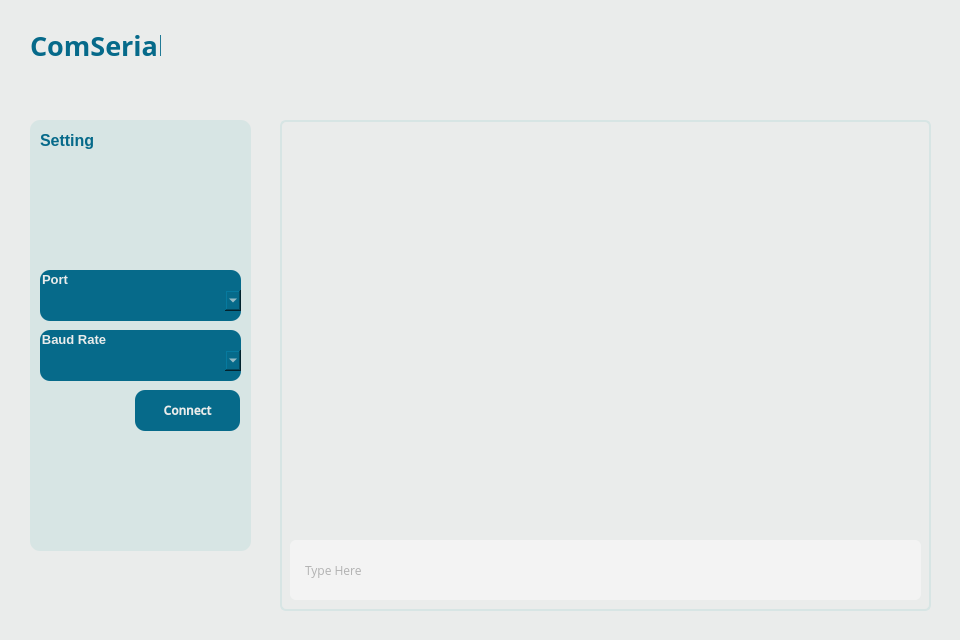
<?xml version="1.0" encoding="UTF-8"?>
<ui version="4.0">
 <class>Main</class>
 <widget class="QMainWindow" name="Main">
  <property name="geometry">
   <rect>
    <x>0</x>
    <y>0</y>
    <width>960</width>
    <height>640</height>
   </rect>
  </property>
  <property name="minimumSize">
   <size>
    <width>960</width>
    <height>640</height>
   </size>
  </property>
  <property name="maximumSize">
   <size>
    <width>960</width>
    <height>640</height>
   </size>
  </property>
  <property name="windowTitle">
   <string>ComSerial</string>
  </property>
  <property name="styleSheet">
   <string notr="true">background-color: rgb(234, 236, 235);</string>
  </property>
  <property name="iconSize">
   <size>
    <width>48</width>
    <height>48</height>
   </size>
  </property>
  <widget class="QWidget" name="centralwidget">
   <widget class="QLabel" name="Lbl_Title">
    <property name="geometry">
     <rect>
      <x>30</x>
      <y>30</y>
      <width>131</width>
      <height>31</height>
     </rect>
    </property>
    <property name="font">
     <font>
      <family>Segoe UI Black</family>
      <pointsize>20</pointsize>
      <weight>75</weight>
      <bold>true</bold>
     </font>
    </property>
    <property name="styleSheet">
     <string notr="true">color: rgb(6, 106, 138);</string>
    </property>
    <property name="text">
     <string>ComSerial</string>
    </property>
   </widget>
   <widget class="QFrame" name="Pnl_Setting">
    <property name="geometry">
     <rect>
      <x>30</x>
      <y>120</y>
      <width>221</width>
      <height>431</height>
     </rect>
    </property>
    <property name="styleSheet">
     <string notr="true">border-radius: 10px;
background-color: rgb(215, 229, 228);</string>
    </property>
    <property name="frameShape">
     <enum>QFrame::StyledPanel</enum>
    </property>
    <property name="frameShadow">
     <enum>QFrame::Raised</enum>
    </property>
    <widget class="QLabel" name="Lbl_Setting">
     <property name="geometry">
      <rect>
       <x>10</x>
       <y>10</y>
       <width>61</width>
       <height>21</height>
      </rect>
     </property>
     <property name="font">
      <font>
       <family>Segoe UI</family>
       <pointsize>12</pointsize>
       <weight>75</weight>
       <bold>true</bold>
      </font>
     </property>
     <property name="styleSheet">
      <string notr="true">color: rgb(6, 106, 138);</string>
     </property>
     <property name="text">
      <string>Setting</string>
     </property>
    </widget>
    <widget class="QGroupBox" name="Pnl_Port">
     <property name="geometry">
      <rect>
       <x>10</x>
       <y>150</y>
       <width>201</width>
       <height>51</height>
      </rect>
     </property>
     <property name="font">
      <font>
       <family>Segoe UI</family>
       <pointsize>10</pointsize>
       <weight>75</weight>
       <bold>true</bold>
      </font>
     </property>
     <property name="styleSheet">
      <string notr="true">background-color:  rgb(6, 106, 138);
color: rgb(234, 236, 235);</string>
     </property>
     <property name="title">
      <string>Port</string>
     </property>
     <widget class="QComboBox" name="Cbx_Port">
      <property name="geometry">
       <rect>
        <x>0</x>
        <y>20</y>
        <width>201</width>
        <height>21</height>
       </rect>
      </property>
      <property name="styleSheet">
       <string notr="true"/>
      </property>
      <property name="frame">
       <bool>false</bool>
      </property>
     </widget>
    </widget>
    <widget class="QGroupBox" name="Pnl_Baud">
     <property name="geometry">
      <rect>
       <x>10</x>
       <y>210</y>
       <width>201</width>
       <height>51</height>
      </rect>
     </property>
     <property name="font">
      <font>
       <family>Segoe UI</family>
       <pointsize>10</pointsize>
       <weight>75</weight>
       <bold>true</bold>
      </font>
     </property>
     <property name="styleSheet">
      <string notr="true">background-color:  rgb(6, 106, 138);
color: rgb(234, 236, 235);</string>
     </property>
     <property name="title">
      <string>Baud Rate</string>
     </property>
     <widget class="QComboBox" name="Cbx_Baud">
      <property name="geometry">
       <rect>
        <x>0</x>
        <y>20</y>
        <width>201</width>
        <height>21</height>
       </rect>
      </property>
      <property name="styleSheet">
       <string notr="true"/>
      </property>
      <property name="frame">
       <bool>false</bool>
      </property>
     </widget>
    </widget>
    <widget class="QPushButton" name="Btn_Connect">
     <property name="geometry">
      <rect>
       <x>105</x>
       <y>270</y>
       <width>105</width>
       <height>41</height>
      </rect>
     </property>
     <property name="minimumSize">
      <size>
       <width>0</width>
       <height>0</height>
      </size>
     </property>
     <property name="maximumSize">
      <size>
       <width>16777215</width>
       <height>16777215</height>
      </size>
     </property>
     <property name="baseSize">
      <size>
       <width>-1</width>
       <height>0</height>
      </size>
     </property>
     <property name="palette">
      <palette>
       <active>
        <colorrole role="WindowText">
         <brush brushstyle="SolidPattern">
          <color alpha="255">
           <red>234</red>
           <green>236</green>
           <blue>235</blue>
          </color>
         </brush>
        </colorrole>
        <colorrole role="Button">
         <brush brushstyle="SolidPattern">
          <color alpha="255">
           <red>6</red>
           <green>106</green>
           <blue>138</blue>
          </color>
         </brush>
        </colorrole>
        <colorrole role="Light">
         <brush brushstyle="SolidPattern">
          <color alpha="255">
           <red>214</red>
           <green>231</green>
           <blue>255</blue>
          </color>
         </brush>
        </colorrole>
        <colorrole role="Midlight">
         <brush brushstyle="SolidPattern">
          <color alpha="255">
           <red>154</red>
           <green>194</green>
           <blue>251</blue>
          </color>
         </brush>
        </colorrole>
        <colorrole role="Dark">
         <brush brushstyle="SolidPattern">
          <color alpha="255">
           <red>47</red>
           <green>78</green>
           <blue>123</blue>
          </color>
         </brush>
        </colorrole>
        <colorrole role="Mid">
         <brush brushstyle="SolidPattern">
          <color alpha="255">
           <red>63</red>
           <green>105</green>
           <blue>165</blue>
          </color>
         </brush>
        </colorrole>
        <colorrole role="Text">
         <brush brushstyle="SolidPattern">
          <color alpha="255">
           <red>234</red>
           <green>236</green>
           <blue>235</blue>
          </color>
         </brush>
        </colorrole>
        <colorrole role="BrightText">
         <brush brushstyle="SolidPattern">
          <color alpha="255">
           <red>255</red>
           <green>255</green>
           <blue>255</blue>
          </color>
         </brush>
        </colorrole>
        <colorrole role="ButtonText">
         <brush brushstyle="SolidPattern">
          <color alpha="255">
           <red>234</red>
           <green>236</green>
           <blue>235</blue>
          </color>
         </brush>
        </colorrole>
        <colorrole role="Base">
         <brush brushstyle="SolidPattern">
          <color alpha="255">
           <red>6</red>
           <green>106</green>
           <blue>138</blue>
          </color>
         </brush>
        </colorrole>
        <colorrole role="Window">
         <brush brushstyle="SolidPattern">
          <color alpha="255">
           <red>6</red>
           <green>106</green>
           <blue>138</blue>
          </color>
         </brush>
        </colorrole>
        <colorrole role="Shadow">
         <brush brushstyle="SolidPattern">
          <color alpha="255">
           <red>0</red>
           <green>0</green>
           <blue>0</blue>
          </color>
         </brush>
        </colorrole>
        <colorrole role="AlternateBase">
         <brush brushstyle="SolidPattern">
          <color alpha="255">
           <red>22</red>
           <green>135</green>
           <blue>167</blue>
          </color>
         </brush>
        </colorrole>
        <colorrole role="ToolTipBase">
         <brush brushstyle="SolidPattern">
          <color alpha="255">
           <red>255</red>
           <green>255</green>
           <blue>220</blue>
          </color>
         </brush>
        </colorrole>
        <colorrole role="ToolTipText">
         <brush brushstyle="SolidPattern">
          <color alpha="255">
           <red>0</red>
           <green>0</green>
           <blue>0</blue>
          </color>
         </brush>
        </colorrole>
        <colorrole role="PlaceholderText">
         <brush brushstyle="SolidPattern">
          <color alpha="128">
           <red>0</red>
           <green>0</green>
           <blue>0</blue>
          </color>
         </brush>
        </colorrole>
       </active>
       <inactive>
        <colorrole role="WindowText">
         <brush brushstyle="SolidPattern">
          <color alpha="255">
           <red>234</red>
           <green>236</green>
           <blue>235</blue>
          </color>
         </brush>
        </colorrole>
        <colorrole role="Button">
         <brush brushstyle="SolidPattern">
          <color alpha="255">
           <red>6</red>
           <green>106</green>
           <blue>138</blue>
          </color>
         </brush>
        </colorrole>
        <colorrole role="Light">
         <brush brushstyle="SolidPattern">
          <color alpha="255">
           <red>214</red>
           <green>231</green>
           <blue>255</blue>
          </color>
         </brush>
        </colorrole>
        <colorrole role="Midlight">
         <brush brushstyle="SolidPattern">
          <color alpha="255">
           <red>154</red>
           <green>194</green>
           <blue>251</blue>
          </color>
         </brush>
        </colorrole>
        <colorrole role="Dark">
         <brush brushstyle="SolidPattern">
          <color alpha="255">
           <red>47</red>
           <green>78</green>
           <blue>123</blue>
          </color>
         </brush>
        </colorrole>
        <colorrole role="Mid">
         <brush brushstyle="SolidPattern">
          <color alpha="255">
           <red>63</red>
           <green>105</green>
           <blue>165</blue>
          </color>
         </brush>
        </colorrole>
        <colorrole role="Text">
         <brush brushstyle="SolidPattern">
          <color alpha="255">
           <red>234</red>
           <green>236</green>
           <blue>235</blue>
          </color>
         </brush>
        </colorrole>
        <colorrole role="BrightText">
         <brush brushstyle="SolidPattern">
          <color alpha="255">
           <red>255</red>
           <green>255</green>
           <blue>255</blue>
          </color>
         </brush>
        </colorrole>
        <colorrole role="ButtonText">
         <brush brushstyle="SolidPattern">
          <color alpha="255">
           <red>234</red>
           <green>236</green>
           <blue>235</blue>
          </color>
         </brush>
        </colorrole>
        <colorrole role="Base">
         <brush brushstyle="SolidPattern">
          <color alpha="255">
           <red>6</red>
           <green>106</green>
           <blue>138</blue>
          </color>
         </brush>
        </colorrole>
        <colorrole role="Window">
         <brush brushstyle="SolidPattern">
          <color alpha="255">
           <red>6</red>
           <green>106</green>
           <blue>138</blue>
          </color>
         </brush>
        </colorrole>
        <colorrole role="Shadow">
         <brush brushstyle="SolidPattern">
          <color alpha="255">
           <red>0</red>
           <green>0</green>
           <blue>0</blue>
          </color>
         </brush>
        </colorrole>
        <colorrole role="AlternateBase">
         <brush brushstyle="SolidPattern">
          <color alpha="255">
           <red>22</red>
           <green>135</green>
           <blue>167</blue>
          </color>
         </brush>
        </colorrole>
        <colorrole role="ToolTipBase">
         <brush brushstyle="SolidPattern">
          <color alpha="255">
           <red>255</red>
           <green>255</green>
           <blue>220</blue>
          </color>
         </brush>
        </colorrole>
        <colorrole role="ToolTipText">
         <brush brushstyle="SolidPattern">
          <color alpha="255">
           <red>0</red>
           <green>0</green>
           <blue>0</blue>
          </color>
         </brush>
        </colorrole>
        <colorrole role="PlaceholderText">
         <brush brushstyle="SolidPattern">
          <color alpha="128">
           <red>0</red>
           <green>0</green>
           <blue>0</blue>
          </color>
         </brush>
        </colorrole>
       </inactive>
       <disabled>
        <colorrole role="WindowText">
         <brush brushstyle="SolidPattern">
          <color alpha="255">
           <red>234</red>
           <green>236</green>
           <blue>235</blue>
          </color>
         </brush>
        </colorrole>
        <colorrole role="Button">
         <brush brushstyle="SolidPattern">
          <color alpha="255">
           <red>6</red>
           <green>106</green>
           <blue>138</blue>
          </color>
         </brush>
        </colorrole>
        <colorrole role="Light">
         <brush brushstyle="SolidPattern">
          <color alpha="255">
           <red>214</red>
           <green>231</green>
           <blue>255</blue>
          </color>
         </brush>
        </colorrole>
        <colorrole role="Midlight">
         <brush brushstyle="SolidPattern">
          <color alpha="255">
           <red>154</red>
           <green>194</green>
           <blue>251</blue>
          </color>
         </brush>
        </colorrole>
        <colorrole role="Dark">
         <brush brushstyle="SolidPattern">
          <color alpha="255">
           <red>47</red>
           <green>78</green>
           <blue>123</blue>
          </color>
         </brush>
        </colorrole>
        <colorrole role="Mid">
         <brush brushstyle="SolidPattern">
          <color alpha="255">
           <red>63</red>
           <green>105</green>
           <blue>165</blue>
          </color>
         </brush>
        </colorrole>
        <colorrole role="Text">
         <brush brushstyle="SolidPattern">
          <color alpha="255">
           <red>234</red>
           <green>236</green>
           <blue>235</blue>
          </color>
         </brush>
        </colorrole>
        <colorrole role="BrightText">
         <brush brushstyle="SolidPattern">
          <color alpha="255">
           <red>255</red>
           <green>255</green>
           <blue>255</blue>
          </color>
         </brush>
        </colorrole>
        <colorrole role="ButtonText">
         <brush brushstyle="SolidPattern">
          <color alpha="255">
           <red>234</red>
           <green>236</green>
           <blue>235</blue>
          </color>
         </brush>
        </colorrole>
        <colorrole role="Base">
         <brush brushstyle="SolidPattern">
          <color alpha="255">
           <red>6</red>
           <green>106</green>
           <blue>138</blue>
          </color>
         </brush>
        </colorrole>
        <colorrole role="Window">
         <brush brushstyle="SolidPattern">
          <color alpha="255">
           <red>6</red>
           <green>106</green>
           <blue>138</blue>
          </color>
         </brush>
        </colorrole>
        <colorrole role="Shadow">
         <brush brushstyle="SolidPattern">
          <color alpha="255">
           <red>0</red>
           <green>0</green>
           <blue>0</blue>
          </color>
         </brush>
        </colorrole>
        <colorrole role="AlternateBase">
         <brush brushstyle="SolidPattern">
          <color alpha="255">
           <red>22</red>
           <green>135</green>
           <blue>167</blue>
          </color>
         </brush>
        </colorrole>
        <colorrole role="ToolTipBase">
         <brush brushstyle="SolidPattern">
          <color alpha="255">
           <red>255</red>
           <green>255</green>
           <blue>220</blue>
          </color>
         </brush>
        </colorrole>
        <colorrole role="ToolTipText">
         <brush brushstyle="SolidPattern">
          <color alpha="255">
           <red>0</red>
           <green>0</green>
           <blue>0</blue>
          </color>
         </brush>
        </colorrole>
        <colorrole role="PlaceholderText">
         <brush brushstyle="SolidPattern">
          <color alpha="128">
           <red>0</red>
           <green>0</green>
           <blue>0</blue>
          </color>
         </brush>
        </colorrole>
       </disabled>
      </palette>
     </property>
     <property name="font">
      <font>
       <family>Open Sans Semibold</family>
       <pointsize>9</pointsize>
       <weight>75</weight>
       <bold>true</bold>
      </font>
     </property>
     <property name="autoFillBackground">
      <bool>false</bool>
     </property>
     <property name="styleSheet">
      <string notr="true">background-color: rgb(6, 106, 138);
color: rgb(234, 236, 235);
border-radius: 10px;
padding: 6px</string>
     </property>
     <property name="text">
      <string>Connect</string>
     </property>
     <property name="autoDefault">
      <bool>false</bool>
     </property>
     <property name="default">
      <bool>false</bool>
     </property>
     <property name="flat">
      <bool>true</bool>
     </property>
    </widget>
    <widget class="QPushButton" name="pushButton">
     <property name="geometry">
      <rect>
       <x>60</x>
       <y>270</y>
       <width>41</width>
       <height>41</height>
      </rect>
     </property>
     <property name="text">
      <string/>
     </property>
     <property name="icon">
      <iconset resource="Res.qrc">
       <normaloff>:/Icon/Resources/Refresh.png</normaloff>:/Icon/Resources/Refresh.png</iconset>
     </property>
     <property name="iconSize">
      <size>
       <width>26</width>
       <height>26</height>
      </size>
     </property>
    </widget>
    <zorder>pushButton</zorder>
    <zorder>Lbl_Setting</zorder>
    <zorder>Pnl_Port</zorder>
    <zorder>Pnl_Baud</zorder>
    <zorder>Btn_Connect</zorder>
   </widget>
   <widget class="QFrame" name="Pnl_Serial">
    <property name="geometry">
     <rect>
      <x>280</x>
      <y>120</y>
      <width>651</width>
      <height>491</height>
     </rect>
    </property>
    <property name="styleSheet">
     <string notr="true">border-radius: 6px;
border: 2px solid rgb(215, 229, 228);</string>
    </property>
    <property name="frameShape">
     <enum>QFrame::StyledPanel</enum>
    </property>
    <property name="frameShadow">
     <enum>QFrame::Raised</enum>
    </property>
    <widget class="QPlainTextEdit" name="Txt_SRead">
     <property name="geometry">
      <rect>
       <x>10</x>
       <y>10</y>
       <width>631</width>
       <height>411</height>
      </rect>
     </property>
     <property name="font">
      <font>
       <family>Segoe UI</family>
       <pointsize>10</pointsize>
       <weight>50</weight>
       <bold>false</bold>
      </font>
     </property>
     <property name="styleSheet">
      <string notr="true">border:0px;
border-radius: 0px;
padding: 3px;
background-color: rgb(234, 236, 235);
color: rgb(6, 106, 138);</string>
     </property>
     <property name="plainText">
      <string/>
     </property>
    </widget>
    <widget class="QFrame" name="Pnl_Serial1">
     <property name="geometry">
      <rect>
       <x>10</x>
       <y>420</y>
       <width>631</width>
       <height>60</height>
      </rect>
     </property>
     <property name="styleSheet">
      <string notr="true">border:0px;
background-color: rgb(243, 243, 243);</string>
     </property>
     <property name="frameShape">
      <enum>QFrame::StyledPanel</enum>
     </property>
     <property name="frameShadow">
      <enum>QFrame::Raised</enum>
     </property>
     <widget class="QLineEdit" name="Txt_SPrint">
      <property name="geometry">
       <rect>
        <x>10</x>
        <y>10</y>
        <width>561</width>
        <height>41</height>
       </rect>
      </property>
      <property name="font">
       <font>
        <family>Open Sans</family>
        <pointsize>9</pointsize>
       </font>
      </property>
      <property name="toolTip">
       <string>&lt;html&gt;&lt;head/&gt;&lt;body&gt;&lt;p&gt;&lt;br/&gt;&lt;/p&gt;&lt;/body&gt;&lt;/html&gt;</string>
      </property>
      <property name="whatsThis">
       <string>&lt;html&gt;&lt;head/&gt;&lt;body&gt;&lt;p&gt;&lt;br/&gt;&lt;/p&gt;&lt;/body&gt;&lt;/html&gt;</string>
      </property>
      <property name="styleSheet">
       <string notr="true">border:0px;
border-radius: 0px;
padding: 3px;
color: rgb(177, 177, 177);
background-color: rgb(243, 243, 243);</string>
      </property>
      <property name="text">
       <string>Type Here</string>
      </property>
     </widget>
     <widget class="QPushButton" name="Btn_Send">
      <property name="geometry">
       <rect>
        <x>580</x>
        <y>10</y>
        <width>41</width>
        <height>41</height>
       </rect>
      </property>
      <property name="font">
       <font>
        <family>Open Sans</family>
        <pointsize>10</pointsize>
        <weight>75</weight>
        <bold>true</bold>
       </font>
      </property>
      <property name="styleSheet">
       <string notr="true">border:0px;
border-radius: 0px;
padding: 3px;
background-color: rgb(243, 243, 243);
</string>
      </property>
      <property name="text">
       <string/>
      </property>
      <property name="icon">
       <iconset resource="Res.qrc">
        <normaloff>:/Icon/Resources/Send.png</normaloff>:/Icon/Resources/Send.png</iconset>
      </property>
      <property name="iconSize">
       <size>
        <width>26</width>
        <height>26</height>
       </size>
      </property>
     </widget>
    </widget>
   </widget>
   <zorder>Pnl_Serial</zorder>
   <zorder>Pnl_Setting</zorder>
   <zorder>Lbl_Title</zorder>
  </widget>
 </widget>
 <resources>
  <include location="Res.qrc"/>
 </resources>
 <connections/>
</ui>
